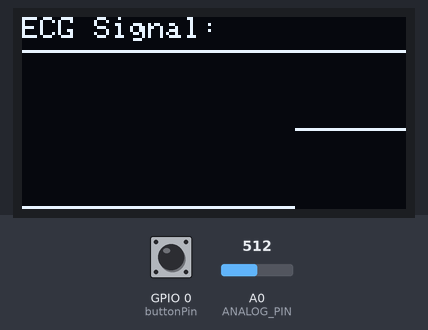
Bench run of a sketch on a simulated ESP8266 (NodeMCU). On the bench: 128×64 one-colour display. The inputs (shaded band) are chosen by the test bench; at power-on: GPIO 0 (buttonPin) HIGH, A0 (ANALOG_PIN) = 512. WiFi joins after 1.5 s; servers stay silent unless stated; no MQTT or app messages arrive unless stated; what the sketch prints to the serial monitor is not drawn.

Above: at 2.7 s.
2.8 s: GPIO 0 (buttonPin) pulled LOW for 0.15 s
At 4.0 s:
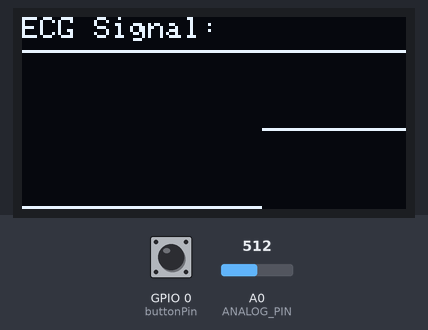
4.4 s: A0 (ANALOG_PIN) set to 716
At 7.28 s:
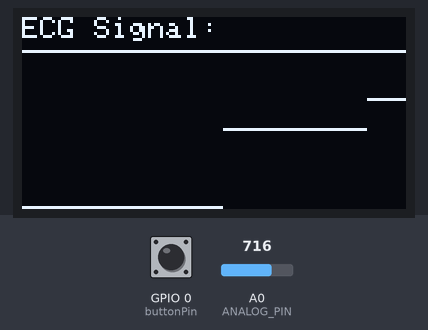
7.4 s: GPIO 0 (buttonPin) pulled LOW for 1 s
At 8.7 s:
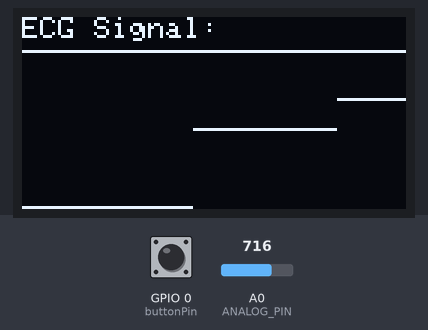
9.9 s: A0 (ANALOG_PIN) set to 900
At 11.9 s:
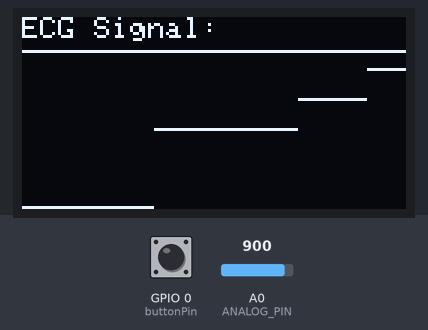
12.9 s: A0 (ANALOG_PIN) set to 1023
At 13.14 s:
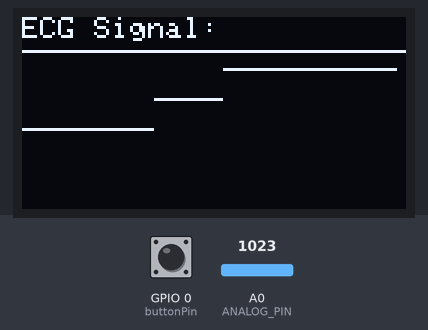
Timing chart, 0 to 15.4 s (numbered marks = the images above; inputs shaded):
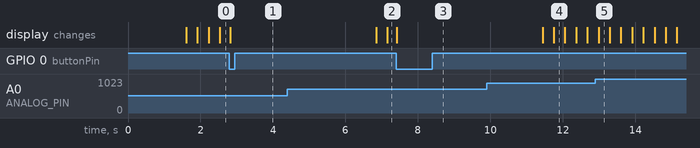

The sketch:

mqtt_nodemcu.ino
```cpp
#include <ESP8266WiFi.h>
#include <PubSubClient.h>
#include <Wire.h>
#include <Adafruit_SSD1306.h>
#include <Adafruit_GFX.h>
#include <SPI.h>


#define OLED_ADDR   -1
#define OLED_SDA    4
#define OLED_SCL    5
Adafruit_SSD1306 display(128, 64, &Wire, OLED_ADDR);

// define the analog input pin
#define ANALOG_PIN  A0


// WiFi credentials
const char* ssid = "MDS";
const char* password = "12345678";

// MQTT broker information
const char* mqtt_server = "192.168.97.70";
const int mqtt_port = 1883;
//const char* mqtt_user = "your_MQTT_username";
//const char* mqtt_password = "your_MQTT_password";
const char* mqtt_topic = "m";

// Pin number for the pushbutton
const int buttonPin = 0;

// MQTT client
WiFiClient wifiClient;
PubSubClient mqttClient(wifiClient);

// Time variables for sending analog read values
unsigned long lastMsg = 0;
const unsigned long interval = 2; // 200ms interval
unsigned long startTime = 0;

void setup() {

  Serial.begin(9600);
  Wire.begin(OLED_SDA, OLED_SCL);
  display.begin(SSD1306_SWITCHCAPVCC, 0x3C);

  pinMode(buttonPin, INPUT_PULLUP);

  // Connect to WiFi
  WiFi.begin(ssid, password);
  Serial.print("Connecting to WiFi");
  while (WiFi.status() != WL_CONNECTED) {
    delay(500);
    Serial.print(".");
  }
  Serial.println("WiFi connected");

  // Connect to MQTT broker
  mqttClient.setServer(mqtt_server, mqtt_port);
  mqttClient.setCallback(callback);
  while (!mqttClient.connected()) {
    Serial.println("Connecting to MQTT broker");
    if (mqttClient.connect("NodeMCU")) {
      Serial.println("Connected to MQTT broker");
    } else {
      Serial.print("Failed, rc=");
      Serial.println(mqttClient.state());
      delay(5000);
    }
  }
}

void loop() {

  int val = analogRead(ANALOG_PIN);
  // print the value to the serial plotter
  Serial.println(val);

  // display the value on the OLED display
  static int data[128] = {0};
  static int index = 0;
  data[index] = val;
  index = (index + 1) % 128;

  display.clearDisplay();
  display.setTextSize(1);
  display.setCursor(0, 0);
  display.setTextColor(WHITE);
  display.println("ECG Signal:");
  display.drawLine(0, 11, 128, 11, WHITE);
  display.setCursor(0, 11);
  for (int i = 0; i < 128; i++) {
    int y = map(data[(index + i) % 128], 0, 1023, 63, 11);
    display.drawPixel(i, y, WHITE);
  }
  display.display();


  // Check for button press
  if (digitalRead(buttonPin) == LOW) {
    Serial.println("Button pressed");
//    for (int i = 0; i < 500; i++) { // Send 500 values in 4 seconds (125 values per second)
//      int analogVal = analogRead(A0);
//      mqttClient.publish(mqtt_topic, String(analogVal).c_str());
//      Serial.print("Analog value: ");
//      Serial.println(analogVal);
//      delay(8); // Delay 8 milliseconds between each message
//      mqttClient.loop();
//    }
//     mqttClient.publish(mqtt_topic, "a");

      long start_time = millis();
        int count = 0;

        while (millis() - start_time < 4000) { // read for 4 seconds
          int value = analogRead(A0);

          // publish to MQTT topic
          char message[10];
          sprintf(message, "%d", value);
          mqttClient.publish(mqtt_topic, message);

          count++;

          // delay to maintain 125 readings per second
          //delay(8);
        }
     mqttClient.publish(mqtt_topic, "a");
     char msg [10];
     sprintf(msg, "%d", count);
     mqttClient.publish("n", msg);
     Serial.println(count);

  }
}


void callback(char* topic, byte* payload, unsigned int length) {
  // Do something with incoming MQTT message if needed
}
```
